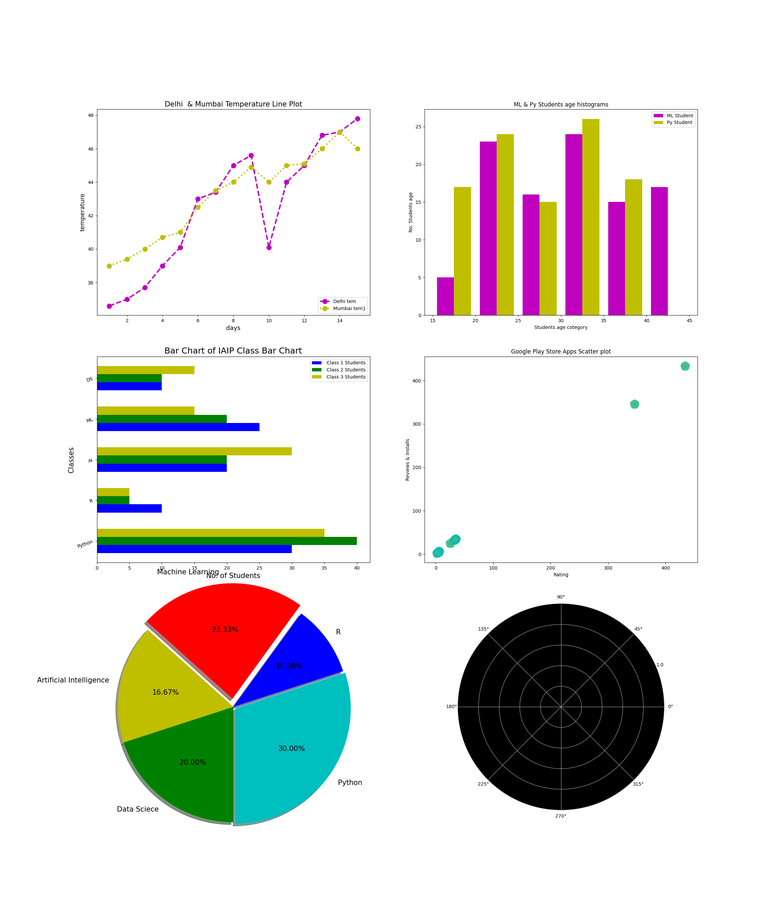
#> input picture subplot_figure.png, 775 x 910 px, shrunk from 2300 x 2700 before the run, found by its file name
$ python matplotlib_9.py
#> lines starting #> are read from the running program, lines starting #| are printed output that depends on the picture
import matplotlib.pyplot as plt
import matplotlib.image as mpimg # image module for image reading

# Imread and Imshow
img = mpimg.imread("subplot_figure.png") # give addres of image location
#> img is the input picture: shape (910, 775, 4) float32; mean R, G, B, A 0.883, 0.878, 0.868, 1
print(img)
#> (printed output is left out)

print("Data type of img > ", type(img))
#| Data type of img >  <class 'numpy.ndarray'>
print("Shape of img > ", img.shape)
#| Shape of img >  (910, 775, 4)
print("Dimention of img > ",img.ndim)
#| Dimention of img >  3


plt.imshow(img)
plt.show()

plt.figure(figsize=(16,9))
plt.axis("off")
plt.imshow(img)
plt.show()

plt.figure(figsize=(16,9))
plt.axis("off")
plt.imshow(img)
plt.colorbar() # Show color bar of above image
plt.show()
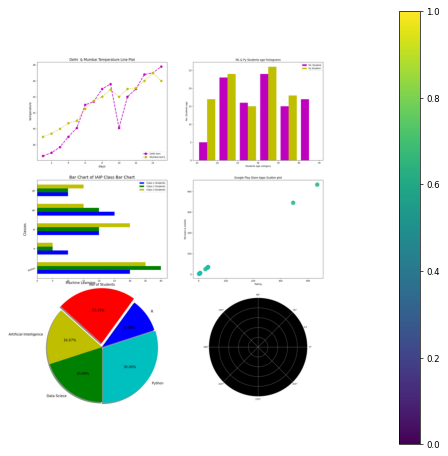
#> figure drawn by matplotlib, 2 panels

single_channel = img[:,:,1] # get single channel data from img
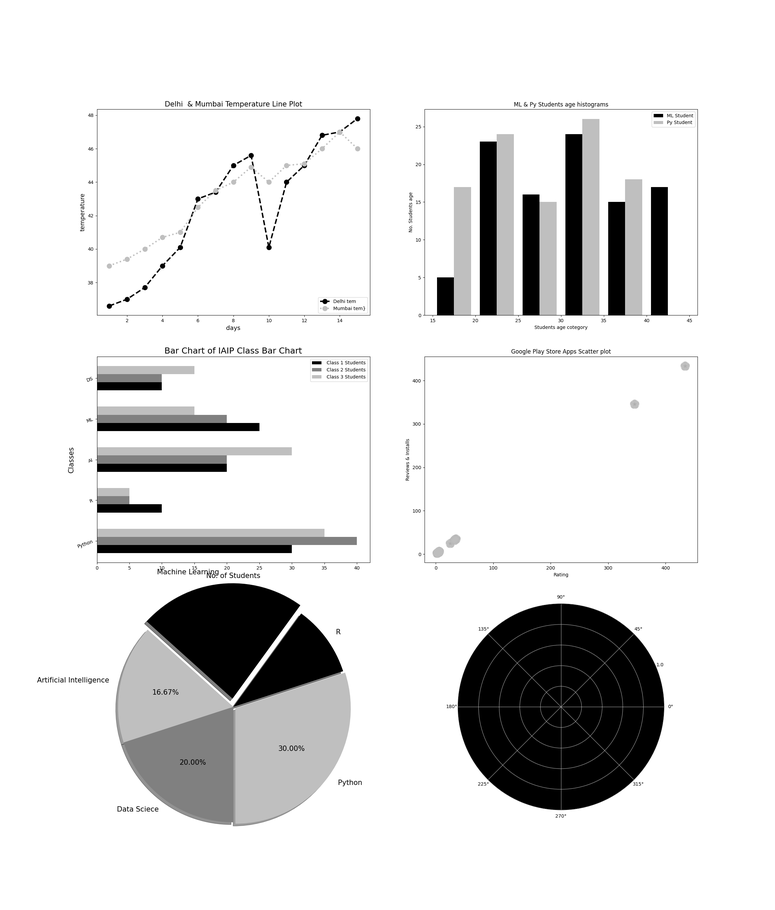
#> single_channel: shape (910, 775) float32; min 0, max 1, mean 0.878
plt.figure(figsize=(16,9))
plt.axis("off")
plt.imshow(single_channel, cmap = "hot") # show image with hot color map
plt.colorbar()
plt.show()
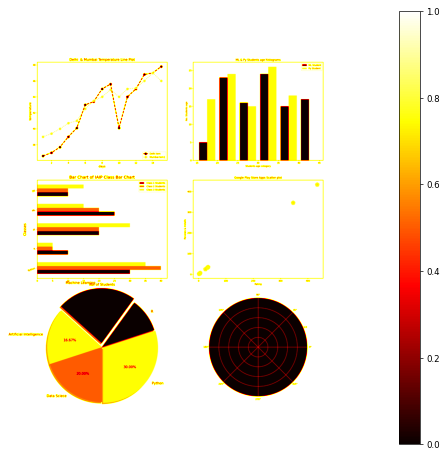
#> figure drawn by matplotlib, 2 panels

img2 = mpimg.imread("subplot_figure.png")
plt.figure(figsize=(16,9))
plt.axis("off")
plt.imshow(img2)
plt.colorbar()
plt.show()

single_channel2_img = img2[:,:,1]
plt.figure(figsize=(16,9))
plt.axis("off")
plt.imshow(single_channel2_img, cmap="hot")
plt.colorbar()
plt.savefig("model_hot.png")
plt.show()

cmap = """Accent, Accent_r, Blues, Blues_r, BrBG, BrBG_r, BuGn, BuGn_r, BuPu, BuPu_r, CMRmap, CMRmap_r, Dark2, Dark2_r, GnBu, GnBu_r, Greens, Greens_r, Greys, Greys_r, OrRd, OrRd_r, Oranges, Oranges_r, PRGn, PRGn_r, Paired, Paired_r, Pastel1, Pastel1_r, Pastel2, Pastel2_r, PiYG, PiYG_r, PuBu, PuBuGn, PuBuGn_r, PuBu_r, PuOr, PuOr_r, PuRd, PuRd_r, Purples, Purples_r, RdBu, RdBu_r, RdGy, RdGy_r, RdPu, RdPu_r, RdYlBu, RdYlBu_r, RdYlGn, RdYlGn_r, Reds, Reds_r, Set1, Set1_r, Set2, Set2_r, Set3, Set3_r, Spectral, Spectral_r, Wistia, Wistia_r, YlGn, YlGnBu, YlGnBu_r, YlGn_r, YlOrBr, YlOrBr_r, YlOrRd, YlOrRd_r, afmhot, afmhot_r, autumn, autumn_r, binary, binary_r, bone, bone_r, brg, brg_r, bwr, bwr_r, cividis, cividis_r, cool, cool_r, coolwarm, coolwarm_r, copper, copper_r, cubehelix, cubehelix_r, flag, flag_r, gist_earth, gist_earth_r, gist_gray, gist_gray_r, gist_heat, gist_heat_r, gist_ncar, gist_ncar_r, gist_rainbow, gist_rainbow_r, gist_stern, gist_stern_r, gist_yarg, gist_yarg_r, gnuplot, gnuplot2, gnuplot2_r, gnuplot_r, gray, gray_r, hot, hot_r, hsv, hsv_r, inferno, inferno_r, jet, jet_r, magma, magma_r, nipy_spectral, nipy_spectral_r, ocean, ocean_r, pink, pink_r, plasma, plasma_r, prism, prism_r, rainbow, rainbow_r, seismic, seismic_r, spring, spring_r, summer, summer_r, tab10, tab10_r, tab20, tab20_r, tab20b, tab20b_r, tab20c, tab20c_r, terrain, terrain_r, twilight, twilight_r, twilight_shifted, twilight_shifted_r, viridis, viridis_r, winter, winter_r"""

cmap_name_list = cmap.split(sep = ", ")

save_image_addr_name = []
for i in range(len(cmap_name_list)):
    cmap_str = cmap_name_list[i]
    save_image_addr_name.append("D:\\\cmap_image\\\_"+"girl_" + cmap_name_list[i] + ".png")
    print(save_image_addr_name[i])

for i in range(len(cmap_name_list)):
    cmap_name = cmap_name_list[i]
    plt.figure(figsize=(16,9))
    plt.axis("off")

    print(cmap_name)

    plt.imshow(single_channel2_img, cmap=cmap_name)
    #plt.colorbar()
    #save_image_name1 = "D:\\cmap_image\\"+"girl" + cmap_list[i]
    print(save_image_addr_name[i])
    plt.savefig(save_image_addr_name[i], orientation='portrate', facecolor= "k")
    plt.show()
